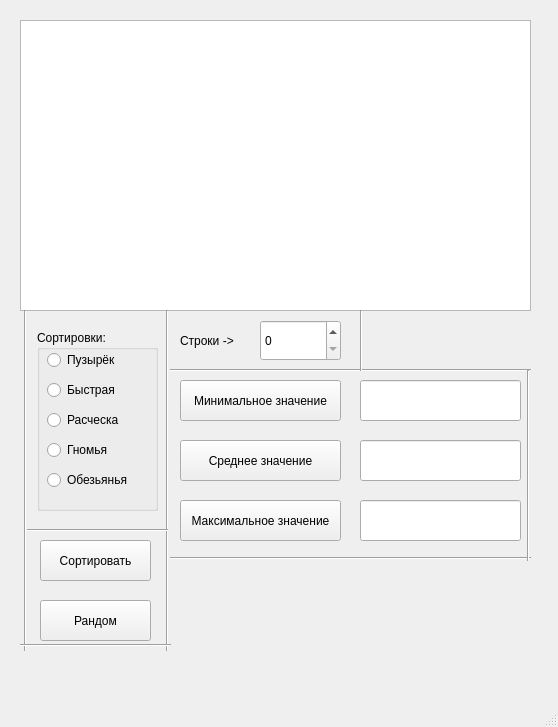
<?xml version="1.0" encoding="UTF-8"?>
<ui version="4.0">
 <class>MainWindow</class>
 <widget class="QMainWindow" name="MainWindow">
  <property name="geometry">
   <rect>
    <x>0</x>
    <y>0</y>
    <width>558</width>
    <height>727</height>
   </rect>
  </property>
  <property name="windowTitle">
   <string>MainWindow</string>
  </property>
  <widget class="QWidget" name="centralwidget">
   <widget class="QTableWidget" name="mainWidget">
    <property name="geometry">
     <rect>
      <x>20</x>
      <y>20</y>
      <width>511</width>
      <height>291</height>
     </rect>
    </property>
   </widget>
   <widget class="QGroupBox" name="groupSort">
    <property name="geometry">
     <rect>
      <x>37</x>
      <y>330</y>
      <width>121</width>
      <height>181</height>
     </rect>
    </property>
    <property name="title">
     <string>Сортировки:</string>
    </property>
    <widget class="QRadioButton" name="bubble">
     <property name="geometry">
      <rect>
       <x>10</x>
       <y>20</y>
       <width>95</width>
       <height>20</height>
      </rect>
     </property>
     <property name="text">
      <string>Пузырёк</string>
     </property>
    </widget>
    <widget class="QRadioButton" name="Quick">
     <property name="geometry">
      <rect>
       <x>10</x>
       <y>50</y>
       <width>95</width>
       <height>20</height>
      </rect>
     </property>
     <property name="text">
      <string>Быстрая</string>
     </property>
    </widget>
    <widget class="QRadioButton" name="Comb">
     <property name="geometry">
      <rect>
       <x>10</x>
       <y>80</y>
       <width>95</width>
       <height>20</height>
      </rect>
     </property>
     <property name="text">
      <string>Расческа</string>
     </property>
    </widget>
    <widget class="QRadioButton" name="Gnome">
     <property name="geometry">
      <rect>
       <x>10</x>
       <y>110</y>
       <width>95</width>
       <height>20</height>
      </rect>
     </property>
     <property name="text">
      <string>Гномья</string>
     </property>
    </widget>
    <widget class="QRadioButton" name="Monkey">
     <property name="geometry">
      <rect>
       <x>10</x>
       <y>140</y>
       <width>95</width>
       <height>20</height>
      </rect>
     </property>
     <property name="text">
      <string>Обезьянья</string>
     </property>
    </widget>
   </widget>
   <widget class="QPushButton" name="pushSort">
    <property name="geometry">
     <rect>
      <x>40</x>
      <y>540</y>
      <width>111</width>
      <height>41</height>
     </rect>
    </property>
    <property name="text">
     <string>Сортировать</string>
    </property>
   </widget>
   <widget class="QPushButton" name="pushRandom">
    <property name="geometry">
     <rect>
      <x>40</x>
      <y>600</y>
      <width>111</width>
      <height>41</height>
     </rect>
    </property>
    <property name="text">
     <string>Рандом</string>
    </property>
   </widget>
   <widget class="Line" name="line">
    <property name="geometry">
     <rect>
      <x>157</x>
      <y>310</y>
      <width>20</width>
      <height>341</height>
     </rect>
    </property>
    <property name="orientation">
     <enum>Qt::Vertical</enum>
    </property>
   </widget>
   <widget class="Line" name="line_2">
    <property name="geometry">
     <rect>
      <x>27</x>
      <y>520</y>
      <width>141</width>
      <height>20</height>
     </rect>
    </property>
    <property name="orientation">
     <enum>Qt::Horizontal</enum>
    </property>
   </widget>
   <widget class="Line" name="line_3">
    <property name="geometry">
     <rect>
      <x>0</x>
      <y>310</y>
      <width>51</width>
      <height>341</height>
     </rect>
    </property>
    <property name="orientation">
     <enum>Qt::Vertical</enum>
    </property>
   </widget>
   <widget class="QSpinBox" name="spinRow">
    <property name="geometry">
     <rect>
      <x>260</x>
      <y>320</y>
      <width>81</width>
      <height>41</height>
     </rect>
    </property>
   </widget>
   <widget class="QLabel" name="labelRow">
    <property name="geometry">
     <rect>
      <x>180</x>
      <y>320</y>
      <width>61</width>
      <height>41</height>
     </rect>
    </property>
    <property name="text">
     <string>Строки -&gt;</string>
    </property>
   </widget>
   <widget class="Line" name="line_5">
    <property name="geometry">
     <rect>
      <x>170</x>
      <y>360</y>
      <width>361</width>
      <height>20</height>
     </rect>
    </property>
    <property name="orientation">
     <enum>Qt::Horizontal</enum>
    </property>
   </widget>
   <widget class="QPushButton" name="pushMin">
    <property name="geometry">
     <rect>
      <x>180</x>
      <y>380</y>
      <width>161</width>
      <height>41</height>
     </rect>
    </property>
    <property name="text">
     <string>Минимальное значение</string>
    </property>
   </widget>
   <widget class="QPushButton" name="pushAverage">
    <property name="geometry">
     <rect>
      <x>180</x>
      <y>440</y>
      <width>161</width>
      <height>41</height>
     </rect>
    </property>
    <property name="text">
     <string>Среднее значение</string>
    </property>
   </widget>
   <widget class="QPushButton" name="pushMax">
    <property name="geometry">
     <rect>
      <x>180</x>
      <y>500</y>
      <width>161</width>
      <height>41</height>
     </rect>
    </property>
    <property name="text">
     <string>Максимальное значение</string>
    </property>
   </widget>
   <widget class="Line" name="line_6">
    <property name="geometry">
     <rect>
      <x>170</x>
      <y>550</y>
      <width>361</width>
      <height>16</height>
     </rect>
    </property>
    <property name="orientation">
     <enum>Qt::Horizontal</enum>
    </property>
   </widget>
   <widget class="Line" name="line_4">
    <property name="geometry">
     <rect>
      <x>360</x>
      <y>310</y>
      <width>3</width>
      <height>61</height>
     </rect>
    </property>
    <property name="orientation">
     <enum>Qt::Vertical</enum>
    </property>
   </widget>
   <widget class="Line" name="line_7">
    <property name="geometry">
     <rect>
      <x>513</x>
      <y>370</y>
      <width>31</width>
      <height>191</height>
     </rect>
    </property>
    <property name="orientation">
     <enum>Qt::Vertical</enum>
    </property>
   </widget>
   <widget class="QLineEdit" name="lineEdit_Min">
    <property name="geometry">
     <rect>
      <x>360</x>
      <y>380</y>
      <width>161</width>
      <height>41</height>
     </rect>
    </property>
   </widget>
   <widget class="QLineEdit" name="lineEdit_Average">
    <property name="geometry">
     <rect>
      <x>360</x>
      <y>440</y>
      <width>161</width>
      <height>41</height>
     </rect>
    </property>
   </widget>
   <widget class="QLineEdit" name="lineEdit_Max">
    <property name="geometry">
     <rect>
      <x>360</x>
      <y>500</y>
      <width>161</width>
      <height>41</height>
     </rect>
    </property>
   </widget>
   <widget class="Line" name="line_8">
    <property name="geometry">
     <rect>
      <x>20</x>
      <y>630</y>
      <width>151</width>
      <height>31</height>
     </rect>
    </property>
    <property name="orientation">
     <enum>Qt::Horizontal</enum>
    </property>
   </widget>
  </widget>
  <widget class="QMenuBar" name="menubar">
   <property name="geometry">
    <rect>
     <x>0</x>
     <y>0</y>
     <width>558</width>
     <height>26</height>
    </rect>
   </property>
  </widget>
  <widget class="QStatusBar" name="statusbar"/>
 </widget>
 <resources/>
 <connections/>
</ui>
